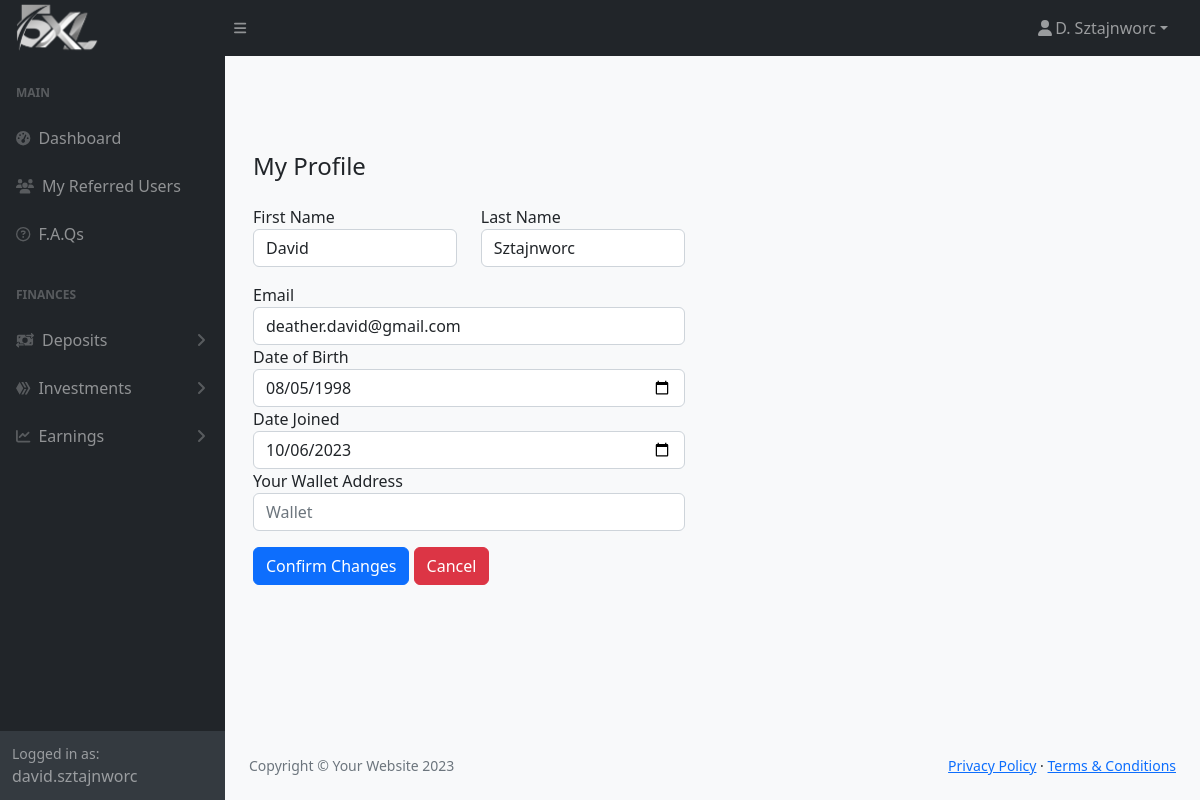
Screenshot of /profile/update (signed in) with the database file from the repository.
### myapp/models.py (models this page shows, shortened)
class Profile(models.Model):
    user = models.OneToOneField(User, on_delete=models.CASCADE)
    firstName = models.CharField(max_length=100, default='')
    lastName = models.CharField(max_length=100, default='')
    phone = models.CharField(max_length=100, default='')
    country = models.CharField(max_length=100, default='')
    dateOfBirth = models.DateField(null=True, blank=True)
    dateJoined = models.DateField(auto_now_add=True)
    referral_code = models.CharField(max_length=12, unique=True, blank=True)
    referred_by = models.ForeignKey(
        'self', on_delete=models.SET_NULL, null=True, blank=True)
    balance = models.DecimalField(max_digits=20, decimal_places=2, default=0, blank=True)
    ewallet = models.CharField(max_length=100, null=True, blank=True)
    def get_full_name(self):
        return f"{self.firstName} {self.lastName}"
    def get_short_name(self):
        return self.firstName[0] + ". " + self.lastName

### myapp/views.py (the view)
# urls.py: path('profile/update', views.editProfile, name='updateProfile'),
@login_required
def editProfile(request):
    profile = Profile.objects.get(user=request.user)
    if request.method == "POST":
        form = ProfileForm(request.POST, instance=profile)
        if form.is_valid():
            form.save()
            messages.success(request, "Profile updated successfully")
            return redirect("profile")
        else:
            print(form.errors)
            messages.error(request, "Invalid form")
            return redirect("updateProfile")
    else:
        form = ProfileForm(request.POST, instance=profile)
        return render(request, "editProfile.html", {"profile": profile, "form": form})

### myapp/forms.py
class ProfileForm(forms.ModelForm):
    class Meta:
        model = Profile
        exclude = ['user']

### myapp/templates/editProfile.html (shortened to what this page needs)
{% extends "layout.html" %}
{% block content %}
    <div class="container rounded mt-5 mb-5">
        <div class="row">
            <div class="col-md border-right">
                <form method="post" action="#" class="p-3 py-5">
                    <div class="d-flex justify-content-between align-items-center mb-3">
                        <h4 class="text-right">My Profile</h4>
                    </div>
                    <div class="row mt-2">
                        <div class="col-md-6">
                            <label class="labels">First Name</label>
                            <input type="text" class="form-control" placeholder="name" value="{{profile.firstName}}"
                                name="firstName">
                        </div>
                        <div class="col-md-6">
                            <label class="labels">Last Name</label>
                            <input type="text" class="form-control" placeholder="surname" value="{{profile.lastName}}"
                                name="lastName">
                        </div>
                    </div>
                    <div class="row mt-3">
                        <div class="col-md-12">
                            <label class="labels">Email</label>
                            <input type="text" class="form-control" placeholder="email" value="{{profile.user.email}}"
                                name="email">
                        </div>
                        <div class="col-md-12">
                            <label class="labels">Date of Birth</label>
                            <input type="date" class="form-control" placeholder="date of birth"
                                value="{{ profile.dateOfBirth|date:'Y-m-d' }}" name="dateOfBirth">
                        </div>
                        <div class="col-md-12">
                            <label class="labels">Date Joined</label>
                            <input type="date" class="form-control" placeholder="date joined"
                                value="{{profile.dateJoined|date:'Y-m-d'}}" name="dateJoined" name="dateJoined">
                        </div>
                        <div class="col-md-12">
                            <label class="labels">Your Wallet Address</label>
                            <input type="text" class="form-control" placeholder="Wallet"
                                value="{% if profile.ewallet %}{{profile.ewallet}}{% endif %}" name="ewallet">
                        </div>
                    </div>
                    <div class="row mt-3">
                        <div class="col-md-12">
                            <button class="btn btn-primary" type="submit">Confirm Changes</button>
                            <a href="{% url 'profile' %}" class="btn btn-danger">Cancel</a>
                        </div>
                    </div>
                </form>
            </div>
            <div class="col-md-6">
            </div>
        </div>
    </div>
{% endblock %}

### myapp/templates/layout.html (shortened to what this page needs)
{% load static %}
<!DOCTYPE html>
<html lang="en">
<head>
    <link rel="stylesheet" type="text/css" href="{% static 'css/styles.css' %}">
    <link rel="stylesheet" href="https://cdn.jsdelivr.net/npm/bootstrap-icons@1.10.4/font/bootstrap-icons.css">
    <link rel="stylesheet" type="text/css" href="https://cdn.datatables.net/1.11.3/css/jquery.dataTables.css">
    <link href="https://cdn.jsdelivr.net/npm/select2@4.1.0-rc.0/dist/css/select2.min.css" rel="stylesheet" />
</head>
<body class="sb-nav-fixed bg-light">
    <nav class="sb-topnav navbar navbar-expand navbar-dark bg-dark">
        <a class="navbar-brand ps-3" href="{% url 'index' %}">
            <img src="{% static 'img/logo_white.png' %}" alt="" height="100" class="d-inline-block align-text-top"
                style="
            margin-top: -10px; margin-bottom: -10px; margin-left: -10px; margin-right: -10px; padding: 0px;">
        </a>
        <button class="btn btn-link btn-sm order-1 order-lg-0 me-4 me-lg-0" id="sidebarToggle" href="#!"><i
                class="fas fa-bars"></i></button>
        <ul class="navbar-nav ms-auto ms-md-0 me-3 me-lg-4">
            <li class="nav-item dropdown">
                <a class="nav-link dropdown-toggle" id="navbarDropdown" href="#" role="button" data-bs-toggle="dropdown"
                    aria-expanded="false"><i class="fas fa-user fa-fw"></i>{{user.profile.get_short_name}}</a>
            </li>
        </ul>
    </nav>
    <div id="layoutSidenav">
        <div id="layoutSidenav_nav">
            <nav class="sb-sidenav accordion sb-sidenav-dark" id="sidenavAccordion">
                <div class="sb-sidenav-menu">
                    <div class="nav">
                        <div class="sb-sidenav-menu-heading">Main</div>
                        <a class="nav-link" href="{% url 'index' %}">
                            <div class="sb-nav-link-icon"><i class="fas fa-tachometer-alt"></i></div>
                            Dashboard
                        </a>
                        <a class="nav-link" href="{% url 'referrals' %}">
                            <div class="sb-nav-link-icon"><i class="fas fa-users"></i></div>
                            My Referred Users
                        </a>
                        <a class="nav-link" href="{% url 'faqs' %}">
                            <div class="sb-nav-link-icon"><i class="fa-regular fa-circle-question"></i></div>
                            F.A.Qs
                        </a>
                        <div class="sb-sidenav-menu-heading">Finances</div>
                        <a class="nav-link collapsed" href="#" data-bs-toggle="collapse"
                            data-bs-target="#collapseDeposits" aria-expanded="false" aria-controls="collapseDeposits">
                            <div class="sb-nav-link-icon"><i class="fa-solid fa-money-bill-transfer"></i></div>
                            Deposits
                            <div class="sb-sidenav-collapse-arrow"><i class="fas fa-angle-down"></i></div>
                        </a>
                        <a class="nav-link collapsed" href="#" data-bs-toggle="collapse"
                            data-bs-target="#collapseInvestments" aria-expanded="false" aria-controls="collapseInvestments">
                            <div class="sb-nav-link-icon"><i class="fa-brands fa-hive"></i></div>
                            Investments
                            <div class="sb-sidenav-collapse-arrow"><i class="fas fa-angle-down"></i></div>
                        </a>
                        <a class="nav-link collapsed" href="#" data-bs-toggle="collapse"
                            data-bs-target="#collapseEarnings" aria-expanded="false" aria-controls="collapseEarnings">
                            <div class="sb-nav-link-icon"><i class="fa-solid fa-chart-line"></i></div>
                            Earnings
                            <div class="sb-sidenav-collapse-arrow"><i class="fas fa-angle-down"></i></div>
                        </a>
                    </div>
                </div>
                <div class="sb-sidenav-footer">
                    <div class="small">Logged in as:</div>
                    {{user}}
                </div>
            </nav>
        </div>
        <div id="layoutSidenav_content">
            {% block content %}
            {% endblock %}
            <footer class="py-4 bg-light mt-auto">
                <div class="container-fluid px-4">
                    <div class="d-flex align-items-center justify-content-between small">
                        <div class="text-muted">Copyright &copy; Your Website 2023</div>
                        <div>
                            <a href="#">Privacy Policy</a>
                            &middot;
                            <a href="#">Terms &amp; Conditions</a>
                        </div>
                    </div>
                </div>
            </footer>
        </div>
    </div>
</body>
</html>

### rows the page displays
Profile: firstName "David", lastName "Sztajnworc", email "deather.david@gmail.com", dateOfBirth "08/05/1998", dateJoined "10/06/2023"

### other values shown
{{ user.profile.get_short_name }} "D. Sztajnworc"
{{ user }} "david.sztajnworc"
